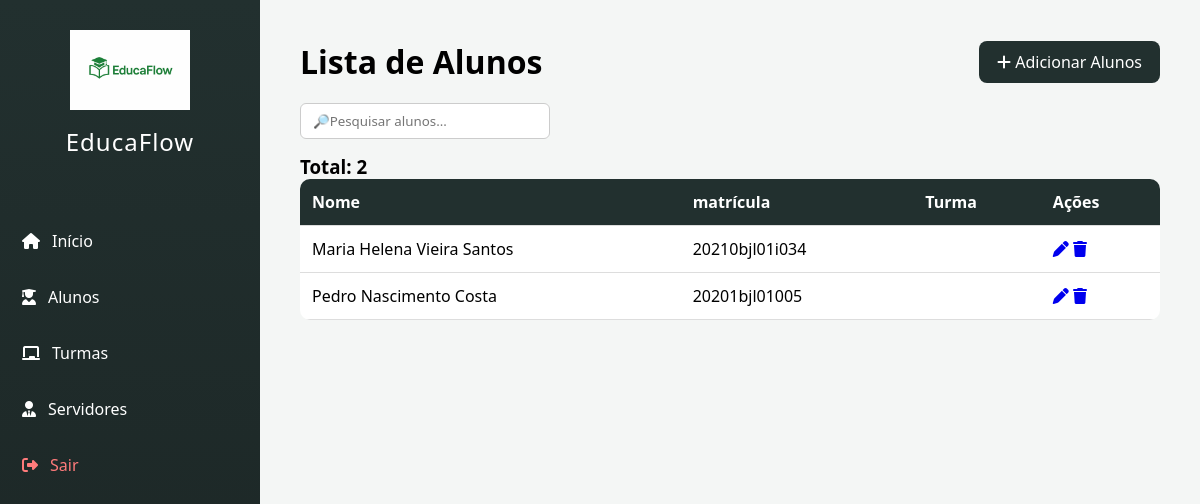
The app's page /alunos with its own data.
### tables this page shows
CREATE TABLE alunos (
            id INTEGER PRIMARY KEY AUTOINCREMENT,  -- ID automático
            nome TEXT,                             -- Nome do servidor
            cpf TEXT,                              -- CPF
            email TEXT,                            -- Email
            endereco TEXT,                         -- Endereço
            estado TEXT,                           -- Estado
            cidade TEXT,                           -- Cidade
            genero TEXT,                           -- Gênero
            telefone TEXT,                         -- Telefone
            matricula TEXT,                        -- Número de matricula
            data_nascimento TEXT                   -- Data de nascimento
        );

### main.py (the view)
@app.route("/alunos")
def listar_alunos():
    conn = conectar()  # Conecta ao banco
    alunos = conn.execute(
        "SELECT * FROM alunos"
    ).fetchall()
    conn.close()
    return render_template(
        "alunos.html",
        alunos=alunos
    )

### main.py (called while the page is built)
def conectar():
    conn = sqlite3.connect("database.db")
    conn.row_factory = sqlite3.Row
    return conn

### templates/alunos.html (shortened to what this page needs)
<!DOCTYPE html>
<html lang="pt-br">
<head>
<link rel="stylesheet" href="{{ url_for('static', filename='alunos.css') }}">
<link rel="stylesheet" href="https://cdnjs.cloudflare.com/ajax/libs/font-awesome/6.4.0/css/all.min.css">
</head>
<body>
<aside class="sidebar">
    <div class="logo-area">
        <img src="{{ url_for('static', filename='Logo EducaFlow em verde.png') }}" alt="Logo">
        <h2>EducaFlow</h2>
    </div>
    <nav>
        <a href="/" class="menu-item"><i class="fa-solid fa-house"></i> Início</a>
        <a href="/alunos" class="menu-item"><i class="fa-solid fa-user-graduate"></i> Alunos</a>
        <a href="/turmas" class="menu-item"><i class="fa-solid fa-chalkboard"></i> Turmas</a>
        <a href="/servidores" class="menu-item"><i class="fa-solid fa-user-tie"></i> Servidores</a>
        <a href="/login" class="menu-item sair"><i class="fa-solid fa-right-from-bracket"></i> Sair</a>
    </nav>
</aside>
<div class="conteudo">
    <div class="topo">
        <h1>Lista de Alunos</h1>
        <a href="/cadastrar_alunos" class="btn-add"><i class="fa-solid fa-plus"></i> Adicionar Alunos</a>
    </div>
    <div class="barra-pesquisa">
        <input type="text" id="buscar" placeholder="🔎Pesquisar alunos...">
    </div>
    <h3>Total: <span id="totalAlunos">0</span></h3>
    <table class="tabela">
        <thead>
            <tr>
                <th>Nome</th>
                <th>matrícula</th>
                <th>Turma</th>
                <th>Ações</th>
            </tr>
        </thead>
        <tbody id="listaAlunos">
            {% for aluno in alunos %}
            <tr>
                <td>{{ aluno["nome"] }}</td>
                <td>{{ aluno["matricula"] }}</td>
                <td>{{ aluno["turma"] }}</td>
                <td>
                    <a href="/editar_alunos/{{ aluno.id }}"><i class="fa-solid fa-pen"></i></a>
                    <a href="/deletar_alunos/{{ aluno.id }}" class="btn-deletar"><i class="fa-solid fa-trash"></i></a>
                </td>
            </tr>
            {% endfor %}
        </tbody>
    </table>
</div>
</body>
</html>

### static/alunos.css (style rules this page uses)
* { margin: 0; padding: 0; box-sizing: border-box; font-family: 'Segoe UI', sans-serif; }
body { background-color: #f4f6f5; }
.sidebar { width: 260px; height: 100vh; background: linear-gradient(180deg, #22302f, #1b2524); position: fixed; padding: 30px 10px; display: flex; flex-direction: column; }
.logo-area { text-align: center; margin-bottom: 50px; }
.logo-area img { width: 120px; margin-bottom: 10px; }
.logo-area h2 { color: white; font-weight: 500; letter-spacing: 1px; }
.menu-item { color: white; text-decoration: none; margin: 10px 0; display: flex; align-items: center; gap: 12px; padding: 12px; border-radius: 8px; transition: 0.3s; }
.sair { margin-top: auto; color: #ff7b7b; }
.conteudo { margin-left: 260px; padding: 40px; }
.topo { display: flex; justify-content: space-between; align-items: center; margin-bottom: 20px; }
.btn-add { background-color: #22302f; color: white; padding: 10px 18px; border-radius: 8px; text-decoration: none; transition: 0.3s; }
.barra-pesquisa { margin-bottom: 15px; }
.barra-pesquisa input { padding: 8px 12px; width: 250px; border-radius: 6px; border: 1px solid #ccc; }
.tabela { width: 100%; border-collapse: collapse; background: white; border-radius: 10px; overflow: hidden; }
.tabela thead { background-color: #22302f; color: white; }
.tabela th, .tabela td { padding: 12px; text-align: left; }
.tabela tr { border-bottom: 1px solid #ddd; }

### records on screen
alunos: nome "Maria Helena Vieira Santos", matricula "20210bjl01i034"
alunos: nome "Pedro Nascimento Costa", matricula "20201bjl01005"
